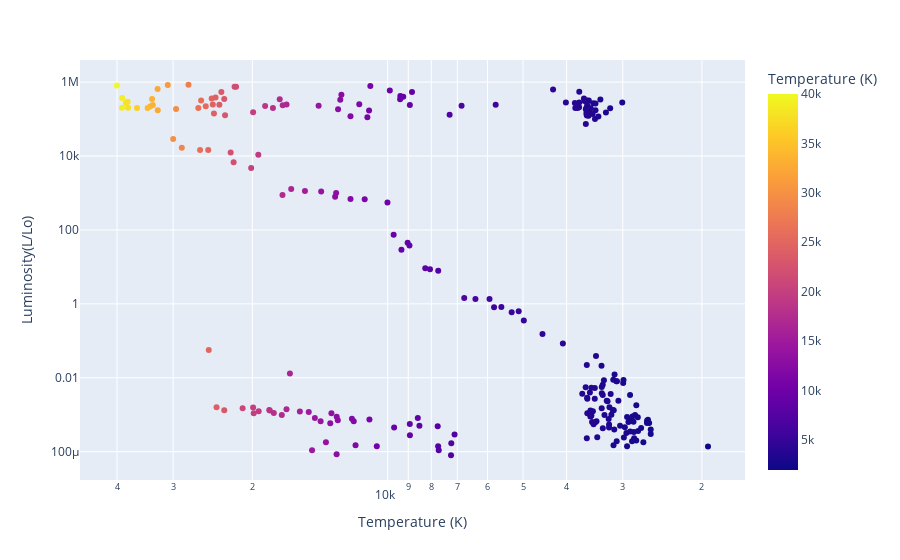

The notebook cell this image was saved under:
### Code cell
fig = px.scatter(df, x='Temperature (K)', y='Luminosity(L/Lo)', hover_name='Spectral Class', log_x=True, log_y=True, color='Temperature (K)', ``)
fig['layout']['xaxis']['autorange'] = "reversed"
fig.show()

### Figure 1 — Plotly figure (JSON) as saved in the notebook; plotly's stock layout.template omitted (floating-point values rounded to 4 significant figures; data arrays with more than 128 entries replaced by an {"elided": "..."} marker saying what was removed)
{"data": [{"hovertemplate": "<b>%{hovertext}</b><br><br>Temperature (K)=%{marker.color}<br>Luminosity(L/Lo)=%{y}<extra></extra>", "hovertext": {"elided": "240 str values"}, "legendgroup": "", "marker": {"color": {"elided": "240 int values"}, "coloraxis": "coloraxis", "symbol": "circle"}, "mode": "markers", "name": "", "orientation": "v", "showlegend": false, "type": "scatter", "x": {"elided": "240 int values"}, "xaxis": "x", "y": {"elided": "240 float values"}, "yaxis": "y"}], "layout": {"coloraxis": {"colorbar": {"title": {"text": "Temperature (K)"}}, "colorscale": [[0, "#0d0887"], [0.1111, "#46039f"], [0.2222, "#7201a8"], [0.3333, "#9c179e"], [0.4444, "#bd3786"], [0.5556, "#d8576b"], [0.6667, "#ed7953"], [0.7778, "#fb9f3a"], [0.8889, "#fdca26"], [1, "#f0f921"]]}, "legend": {"tracegroupgap": 0}, "margin": {"t": 60}, "xaxis": {"anchor": "y", "autorange": "reversed", "domain": [0, 1], "title": {"text": "Temperature (K)"}, "type": "log"}, "yaxis": {"anchor": "x", "domain": [0, 1], "title": {"text": "Luminosity(L/Lo)"}, "type": "log"}}}
